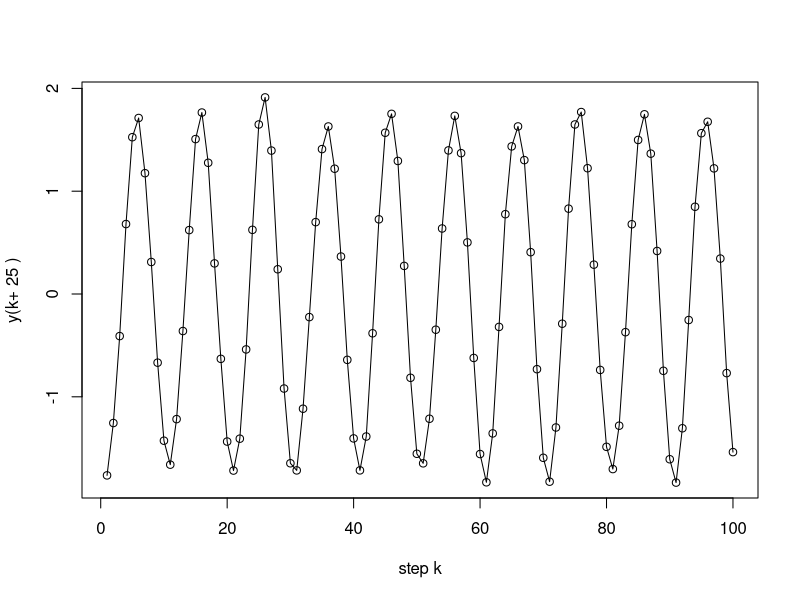

The R source for this figure: (Note: this script raises an error after producing the figure.)
# load("out.RData")
# load("MSE.RData")
##simulation study
#training set
a1 = 0.9; a2 = -0.8; f = 0.1
dat = c()
set.seed(100)
dat[1] = rnorm(1);dat[2] = rnorm(1)
for (k in 2:1000) {
  dat[k+1] = a1*dat[k] + a2*dat[k-1] + sin(2*pi*f*k) + rnorm(1)*0.05
}

N = 100
Q=100;
L=rep(10,3)
Pc=0.8
Pm=0.03
max=rep(10,3);min=c(10^-3,10^-3,10^-6)
num_gen=100
lag=2

#test set
k0=53;N_tilda = 100
x_test = matrix(,lag,N_tilda)
for (i in k0:(N_tilda+k0-1)){
  x_test[,i-k0+1] = dat[(i-lag+1):(i)]
}

#plot step-ahead predictions
step=25
y_test = dat[(k0+step):(k0+N_tilda+step-1)]
plot(y_test,xlab="step k",ylab=paste("y(k+",step,")"))
lines(y_test)
lines(out[step,],col=2);points(out[step,],col=2,pch=2)
legend("topright",c("predictive mean","measurements"),lwd=c(1,1),col=c(2,1),pch=c(2,1))

#perform one to M-step ahead prediction and calculate the MSE
M=30
MSE=c();out = matrix(,M,N_tilda)
for (i in 4:M) {
  res = MGP(dat,N,Q,num_gen,lag,max,min,Pc,Pm,x_test,i)
  out[i,] = res
  y_test = dat[(k0+i):(k0+N_tilda+i-1)]
  MSE[i] = sum((out[i,]-y_test)^2/N_tilda)
  print(i)
}

par(mfrow=c(3,3))
for (i in 1:9){
  y_test = dat[(k0+i):(k0+N_tilda+i-1)]
  plot(y_test,xlab="step k",ylab=paste("y(k+",i,")"),ylim=c(-3,3));lines(y_test)
  lines(out[i,],col=2);points(out[i,],col=2,pch=2)
  legend("topright",c("predictive mean","measurements"),lwd=c(1,1),col=c(2,1),pch=c(2,1))
}

par(mfrow=c(1,1))
plot(MSE,xlab="step ahead",ylab="MSE");lines(MSE)

#plot one to M step ahead predictions starting from the (j+k0+1)th entry
j=100
plot((k0+j):(k0+M + j-1),dat[(k0+j):(k0+M + j-1)],xlab="step k",ylab="y(k)",main="M-step ahead prediction");
lines((k0+j):(k0+M + j-1),dat[(k0+j):(k0+M + j-1)])
lines((k0+j):(k0+M + j-1),out[,j][1:30],col=2)
points((k0+j):(k0+M + j-1),out[,j][1:30],col=2,pch=2)
legend("topright",c("predictive mean","measurements"),col=c(2,1),lwd=c(1,1),pch=c(2,1))

# save(out,file="out.RData")
# save(MSE,file="MSE.RData")


MSE1 = c()
for (j in 1:100){
  MSE1[j] = sum((out[,j][1:M]-dat[(k0+j):(k0+M + j-1)])^2)/M
}

hist(MSE1,xlab="MSE",breaks=50,main="histogram of MSE for up to 30 steps ahead predictions")
median(MSE1)












